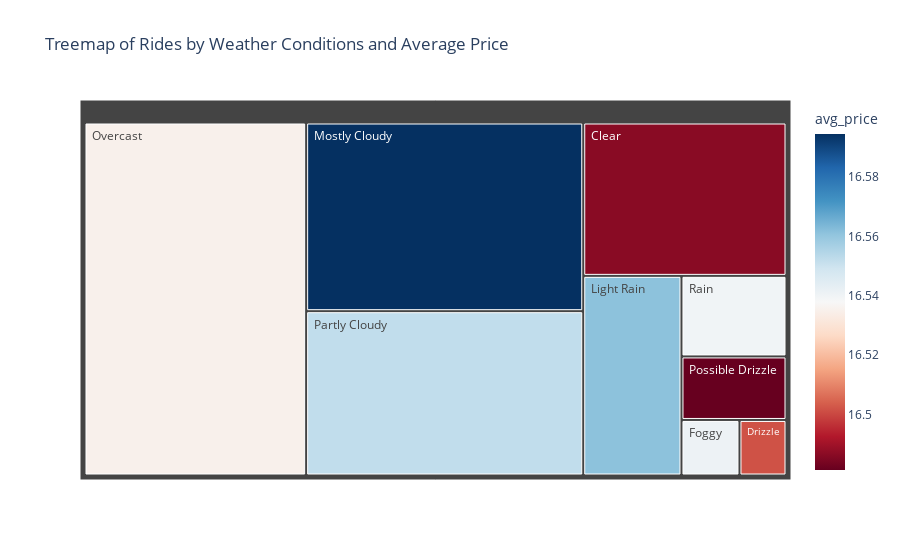

The cell this chart's notebook holds for it:
### Code cell
import plotly.express as px

weather_summary = df.groupby('short_summary').agg({'price': ['mean', 'count']}).reset_index()
weather_summary.columns = ['short_summary', 'avg_price', 'ride_count']
fig = px.treemap(weather_summary, 
                 path=['short_summary'], 
                 values='ride_count', 
                 color='avg_price', 
                 color_continuous_scale='RdBu', 
                 title='Treemap of Rides by Weather Conditions and Average Price')
fig.show()

### Figure 1 — Plotly figure (JSON) as saved in the notebook; plotly's stock layout.template omitted (floating-point values rounded to 4 significant figures)
{"data": [{"branchvalues": "total", "customdata": [[16.49], [16.5], [16.54], [16.56], [16.59], [16.54], [16.55], [16.48], [16.54]], "domain": {"x": [0, 1], "y": [0, 1]}, "hovertemplate": "labels=%{label}<br>ride_count=%{value}<br>parent=%{parent}<br>id=%{id}<br>avg_price=%{color}<extra></extra>", "ids": [" Clear ", " Drizzle ", " Foggy ", " Light Rain ", " Mostly Cloudy ", " Overcast ", " Partly Cloudy ", " Possible Drizzle ", " Rain "], "labels": [" Clear ", " Drizzle ", " Foggy ", " Light Rain ", " Mostly Cloudy ", " Overcast ", " Partly Cloudy ", " Possible Drizzle ", " Rain "], "marker": {"coloraxis": "coloraxis", "colors": [16.49, 16.5, 16.54, 16.56, 16.59, 16.54, 16.55, 16.48, 16.54]}, "name": "", "parents": ["", "", "", "", "", "", "", "", ""], "type": "treemap", "values": [80256, 6725, 8292, 50488, 134603, 201429, 117226, 17176, 21781]}], "layout": {"coloraxis": {"colorbar": {"title": {"text": "avg_price"}}, "colorscale": [[0, "rgb(103,0,31)"], [0.1, "rgb(178,24,43)"], [0.2, "rgb(214,96,77)"], [0.3, "rgb(244,165,130)"], [0.4, "rgb(253,219,199)"], [0.5, "rgb(247,247,247)"], [0.6, "rgb(209,229,240)"], [0.7, "rgb(146,197,222)"], [0.8, "rgb(67,147,195)"], [0.9, "rgb(33,102,172)"], [1, "rgb(5,48,97)"]]}, "legend": {"tracegroupgap": 0}, "title": {"text": "Treemap of Rides by Weather Conditions and Average Price"}}}
